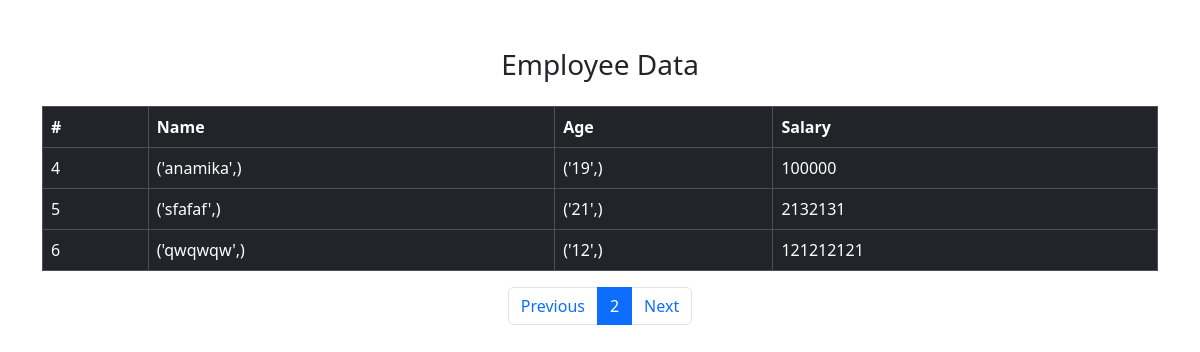
The app's page /allData/?page=2 with its own data.
### home/models.py (models this page shows, shortened)
class DataModels(models.Model):
    name=models.CharField(max_length=50)
    salary=models.IntegerField()
    age=models.IntegerField()

### home/views.py (the view)
# urls.py: path("allData/",views.allData),
def allData(request):
    data=list(DataModels.objects.all().values())
    paginator = Paginator(data, 3) # Show 3 items per page
    page_number = request.GET.get("page")  # get current page number
    page_obj = paginator.get_page(page_number)
    print(data)
    context={
        "page_obj": page_obj
    }
    print(context)
    return render(request,"allData.html",context)

### home/templates/allData.html (shortened to what this page needs)
<!doctype html>
<html lang="en">
  <head>
    <link
      href="https://cdn.jsdelivr.net/npm/bootstrap@5.3.2/dist/css/bootstrap.min.css"
      rel="stylesheet"
    />
  </head>
  <body>
    <div class="container mt-5">
      <h3 class="text-center mb-4">Employee Data</h3>
      <table class="table table-bordered table-dark">
        <thead>
          <tr>
            <th>#</th>
            <th>Name</th>
            <th>Age</th>
            <th>Salary</th>
          </tr>
        </thead>
        <tbody>
          {% for i in page_obj %}
          <tr>
            <td>{{ i.id }}</td>
            <td>{{ i.name }}</td>
            <td>{{ i.age }}</td>
            <td>{{ i.salary }}</td>
          </tr>
          {% empty %}
          <tr>
            <td colspan="4" class="text-center">No data available</td>
          </tr>
          {% endfor %}
        </tbody>
      </table>
      <nav aria-label="Page navigation">
        <ul class="pagination justify-content-center">
          {% if page_obj.has_previous %}
          <li class="page-item">
            <a
              class="page-link"
              href="?page={{ page_obj.previous_page_number }}"
            >
              Previous
            </a>
          </li>
          {% endif %}
          <li class="page-item active">
            <span class="page-link"> {{ page_obj.number }} </span>
          </li>
          {% if page_obj.has_next %}
          <li class="page-item">
            <a class="page-link" href="?page={{ page_obj.next_page_number }}">
              Next
            </a>
          </li>
          {% endif %}
        </ul>
      </nav>
    </div>
  </body>
</html>

### records on screen
DataModels: id "4", name "('anamika',)", age "('19',)", salary "100000"
DataModels: id "5", name "('sfafaf',)", age "('21',)", salary "2132131"
DataModels: id "6", name "('qwqwqw',)", age "('12',)", salary "121212121"

### other values on screen
{{ page_obj.number }} "2"
